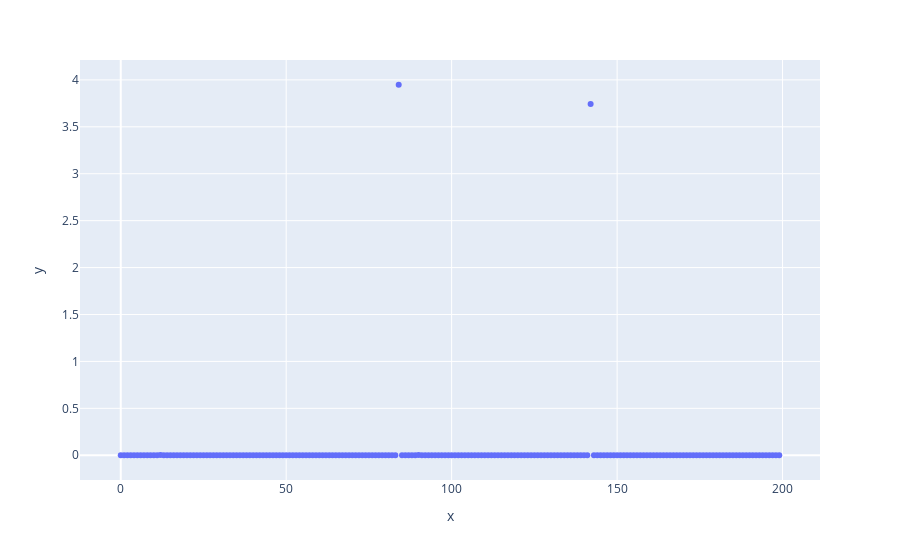

Notebook code cell kept with this figure:
### Code cell
fig5 = px.scatter(x=df['Unnamed: 0'], y=df['absErr_1'])
fig5.show()

### Figure 1 — Plotly figure (JSON) as saved in the notebook; plotly's stock layout.template omitted (floating-point values rounded to 4 significant figures; data arrays with more than 128 entries replaced by an {"elided": "..."} marker saying what was removed)
{"data": [{"hovertemplate": "x=%{x}<br>y=%{y}<extra></extra>", "legendgroup": "", "marker": {"color": "#636efa", "symbol": "circle"}, "mode": "markers", "name": "", "orientation": "v", "showlegend": false, "type": "scatter", "x": {"elided": "200 int values"}, "xaxis": "x", "y": {"elided": "200 float values"}, "yaxis": "y"}], "layout": {"legend": {"tracegroupgap": 0}, "margin": {"t": 60}, "xaxis": {"anchor": "y", "domain": [0, 1], "title": {"text": "x"}}, "yaxis": {"anchor": "x", "domain": [0, 1], "title": {"text": "y"}}}}
